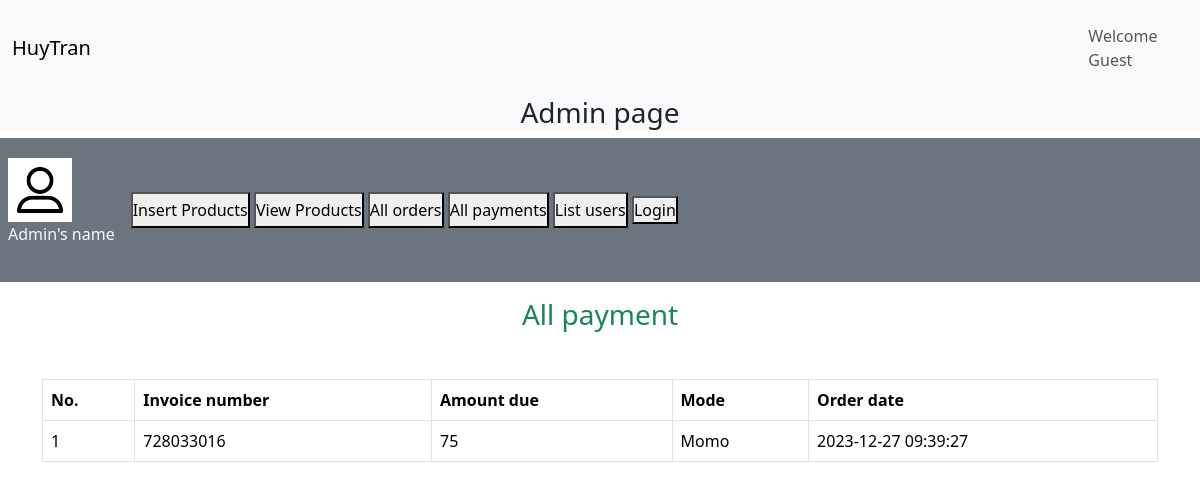
Screenshot of /admin_area/index.php?all_payment with the database file from the repository.
### tables this page shows
CREATE TABLE `payment` (
  `payment_id` int(11) NOT NULL,
  `order_id` int(11) NOT NULL,
  `invoice_number` int(11) NOT NULL,
  `amount` int(11) NOT NULL,
  `payment_mode` varchar(255) NOT NULL,
  `date` timestamp NOT NULL DEFAULT current_timestamp() ON UPDATE current_timestamp()
);

### admin_area/all_payment.php (the view, shortened to what this page needs)
<!DOCTYPE html>
<html lang="en">
<head>
</head>
<body>
    <h3 class="text-center text-success">All payment</h3>
    <table class="table table-bordered mt-5">
        <thead>
            <?php
                $get_payment = "Select * from `payment`";
                $result = mysqli_query($con, $get_payment);
                $row_count = mysqli_num_rows($result);
                echo "<tr>
                <th>No.</th>
                <th>Invoice number</th>
                <th>Amount due</th>
                <th>Mode</th>
                <th>Order date</th>
                </tr>
                </thead>
                <tbody>";
                if ($row_count == 0) {
                    echo "<h2 class='bg-danger text-center mt-5>No payment yet</h2>'";
                } else {
                    $number = 0;
                    while ($row_data = mysqli_fetch_assoc($result)) {
                        $amount = $row_data['amount'];
                        $invoice_number = $row_data['invoice_number'];
                        $payment_mode = $row_data['payment_mode'];
                        $date = $row_data['date'];
                        $number++;
                        echo "<tr>
                        <td>$number</td>
                        <td>$invoice_number</td>
                        <td>$amount</td>
                        <td>$payment_mode</td>
                        <td>$date</td>
                        </tr>";
                    }
                }
        ?>
    </table>
</body>
</html>

### style.css (style rules this page uses)
* { margin: 0; padding: 0; box-sizing: border-box; }

### rows the page displays
payment: invoice_number "728033016", amount "75", payment_mode "Momo", date "2023-12-27 09:39:27"
